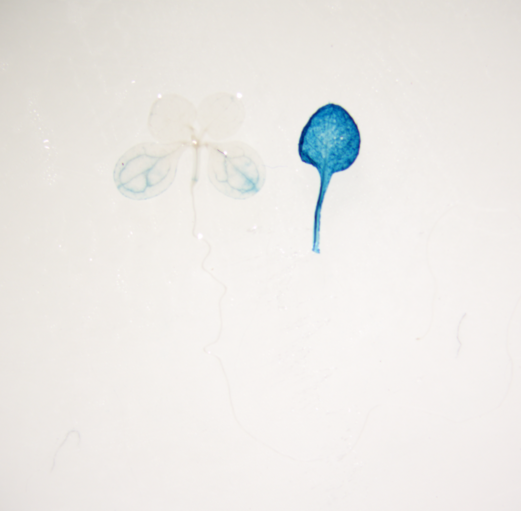
#> input picture example/ninanjie-75-2.tif, 1042 x 1022 px (shown at 1/2 size)
$ python main.py
#> lines starting #> are read from the running program, lines starting #| are printed output that depends on the picture; after the words box and inside, x2 and y2 are one past the last pixel; in counts of white or black regions, pixels touching at a corner belong together; long printed decimals are rounded
#!/usr/bin/python3.10
import argparse

import cv2
import numpy as np
from pathlib import Path

from global_vars import log
from utils import select_polygon, color_calibrate

# todo: color correction test
# todo mode 1 test: single object for each image, manually select positive, negative, targets
# todo mode 2 test: two object for each image, left target, right positive
# todo mode 3 test: two object for each image, left target, right color card
# todo: mode 4 test: select area by mouse
# todo: calculate values, statistic analysis
# todo: GUI
# todo: manual
# todo: manuscript
# todo: use histogram
# todo:calculate blue values, then divide by blue region and total region


# [118 lines left out: functions parse_arg, mode_1, mode_2, mode_3, mode_4, get_single_value, not called in this run]


def get_left_right_value(filtered_result, level_cnt, img):
    (big_external_contours, small_external_contours, inner_contours,
     fake_inner, inner_background) = filtered_result
    # target, ref
    left, right = get_left_right(big_external_contours, level_cnt)
    assert left is not None and right is not None, 'Object and reference not found.'
    left_cnt = level_cnt[left]
    right_cnt = level_cnt[right]
    left_right_mask = list()
    for target in left, right:
        self_index = target[4]
        cnt = level_cnt[target]
        print(target)
        print('self', self_index)
        mask = np.zeros(img.shape[:2], dtype='uint8')
        related_fake_inner = [i for i in fake_inner if i[3] == self_index]
        # related inner background
        related_inner_bg = [i for i in inner_background if i[3] == target[4]]
        cv2.fillPoly(mask, [cnt], (255, 255, 255))
        for i in related_fake_inner:
            cnt_i = level_cnt[i]
            cv2.fillPoly(mask, [cnt_i], (255, 255, 255))
        for j in related_inner_bg:
            cnt_j = level_cnt[j]
            cv2.fillPoly(mask, [cnt_j], (0, 0, 0))
        left_right_mask.append(mask)
    left_mask, right_mask = left_right_mask
    masked_left = cv2.bitwise_and(img, img, mask=left_mask)
    cv2.imshow('mask', 255 - masked_left)
    masked_right = cv2.bitwise_and(img, img, mask=right_mask)
    cv2.imshow('mask2', 255 - masked_right)
    b, g, r = cv2.split(img)
    # todo, 255-b is not real blue part
    left_value, left_std = cv2.meanStdDev(255 - b, mask=left_mask)
    cv2.imshow('mask3', 255 - b)
    right_value, right_std = cv2.meanStdDev(255 - b, mask=right_mask)
    calculate(img, left_mask)
    calculate(img, right_mask)
    return left_value[0][0], left_std[0][0], right_value[0][0], right_std[0][0]


# [19 lines left out: function get_input, not called in this run]


def get_input_demo(input_file='example/ninanjie-ok-75-2.tif'):
    # input_path = 'example/example.png'
    # input_file = 'example/ninanjie-0-1.tif'
    input_file = 'example/ninanjie-75-2.tif'
    # [7 lines of commented-out code are left out]
    img = cv2.imread(input_file)
    log.info(f'Image size: {img.shape}')
    print(img.shape)
    return input_file


def auto_Canny(image, sigma=0.33):
    # compute the median of the single channel pixel intensities
    v = np.median(image)
    # use edited lower bound
    lower = int(max(0, (1.0 - sigma * 2) * v))
    upper = int(min(255, (1.0 + sigma) * v))
    edge = cv2.Canny(image, lower, upper)
    return edge


# [27 lines left out: function threshold, not called in this run]


def get_edge(image):
    # [8 lines of commented-out code are left out]
    img_equalize = image
    # threshold(image)
    edge = auto_Canny(img_equalize)
    # blur edge, not original image
    blur = cv2.GaussianBlur(edge, (5, 5), 0)
    dilate = cv2.dilate(blur, None)
    erode_edge = cv2.erode(dilate, None)
    cv2.imshow('edge', edge)
    # plt.hist(img_equalize, 256)
    # plt.show()
    # cv2.imshow('dilate', dilate)
    return erode_edge


def revert(img):
    return 255 - img


def get_arc_epsilon(max_contour, ratio=0.0001):
    log.info(f'Max contour area: {cv2.contourArea(max_contour)}')
    arc_epsilon = cv2.arcLength(max_contour, True) * ratio
    log.info(f'Set arc epsilon: {arc_epsilon}')
    return arc_epsilon


def get_contour_value(img, cnt):
    # fill contour with (255,255,255)
    mask = np.zeros(img.shape[:2], dtype='uint8')
    cv2.fillPoly(mask, [cnt], (255, 255, 255))
    masked = cv2.bitwise_and(img, img, mask=mask)
    mean, std = cv2.meanStdDev(img, mask=mask)
    return mean[0][0], std[0][0]


def get_background_value(img, external_contours, level_cnt):
    # assume bacground value is greater than negative reference value
    mask = np.ones(img.shape[:2], dtype='uint8')
    for external in external_contours:
        cnt = level_cnt[external]
        cv2.fillPoly(mask, [cnt], (0, 0, 0))
    masked = cv2.bitwise_and(img, img, mask=mask)
    mean, std = cv2.meanStdDev(img, mask=mask)
    # cv2.imshow('Background masked', masked)
    return mean[0][0], std[0][0]


def remove_fake_inner_cnt(img, level_cnt, big_external_contours,
                          external_contours, inner_contours):
    fake_inner = list()
    inner_background = list()
    b, g, r = cv2.split(img)
    revert_b = revert(b)
    # background blue mean
    bg_blue_mean, bg_blue_std = get_background_value(revert_b, external_contours, level_cnt)
    bg_size = img.size
    log.info(f'Whole image: Area {img.size}\t '
             f'Whole blue mean {cv2.meanStdDev(revert_b)}')
    log.info(f'Background masked: Area {bg_size}\t Blue mean {bg_blue_mean}+-std{bg_blue_std}')
    for big in big_external_contours:
        # [next, previous, child, parent, self]
        big_cnt = level_cnt[big]
        big_area = cv2.contourArea(big_cnt)
        self_index = big[4]
        related_inner = [i for i in inner_contours if i[3] == self_index]
        # cv2.imshow('Masked big', masked)
        big_blue_mean, big_blue_std = get_contour_value(revert_b, big_cnt)
        log.info(f'Big region: No.{big[-1]}\t '
                 f'Area: {big_area}\t Blue mean: {big_blue_mean}')
        for inner in related_inner:
            inner_cnt = level_cnt[inner]
            inner_cnt_area = cv2.contourArea(inner_cnt)
            inner_blue_mean, _ = get_contour_value(revert_b, inner_cnt)
            # inner_green_mean, _ = get_contour_value(revert_g, inner_cnt)
            # assert big_blue_mean > bg_blue_mean
            if inner_blue_mean < bg_blue_mean + bg_blue_std:
                log.debug(f'Real background region: No.{inner[-1]}\t '
                          f'Area: {inner_cnt_area}\t'
                          f'Blue mean: {inner_blue_mean}')
                inner_background.append(inner)
            elif inner_blue_mean >= big_blue_mean:
                fake_inner.append(inner)
    return fake_inner, inner_background


def filter_contours(img, level_cnt: dict) -> (list, list, list):
    """
    Args:
        img: original image
        level_cnt(dict):
    Returns:
        big:
        small:
        inner:
        fake_inner:
        inner_background:
    """
    external_contours = list()
    inner_contours = list()
    for level, cnt in level_cnt.items():
        next_, previous_, first_child, parent, self_ = level
        # -1 means no parent -> external
        if parent == -1:
            external_contours.append(level)
        else:
            inner_contours.append(level)
    external_contours.sort(key=lambda key: cv2.contourArea(level_cnt[key]),
                           reverse=True)
    # a picture only contains at most TWO target (sample and reference)
    big_external_contours = external_contours[:2]
    try:
        small_external_contours = external_contours[2:]
    except IndexError:
        small_external_contours = list()
    fake_inner, inner_background = remove_fake_inner_cnt(
        img, level_cnt, big_external_contours, external_contours, inner_contours)
    return (big_external_contours, small_external_contours, inner_contours,
            fake_inner, inner_background)


def get_left_right(big_external_contours, level_cnt):
    """
    Left is target, right is ref
    Split images to left and right according to bounding rectangle of
    external contours.
    Args:
        big_external_contours:
        level_cnt:
    Returns:
        left:
        right:
    Return None for errors.
    """
    left = None
    right = None
    if len(big_external_contours) == 0:
        log.error('Cannot find targets in the image.')
    elif len(big_external_contours) == 1:
        left = big_external_contours[0]
        log.info('Only detected one target in the image.')
    else:
        left, right = big_external_contours
        x1, y1, w1, h1 = cv2.boundingRect(level_cnt[left])
        x2, y2, w2, h2 = cv2.boundingRect(level_cnt[right])
        # opencv axis: 0->x, 0|vy
        if x1 > x2:
            left, right = right, left
            log.debug('Exchange left and right.')
            x1, y1, w1, h1, x2, y2, w2, h2 = x2, y2, w2, h2, x1, y1, w1, h1
        if x1 + w1 > x2:
            if y1 > y2:
                y1, h1, y2, h2 = y2, h2, y1, h1
            if y1 + h1 > y2:
                # todo: show error in window
                log.error('Target and reference are overlapped!')
                # left = right = None
    return left, right


# [7 lines left out: function show_channel, not called in this run]


def hex2bgr(hex_str: str):
    """
    Args:
        hex_str: #FFFFFF
    Returns:
        255, 255, 255
    """
    hex2 = hex_str.removeprefix('#')
    r = int('0x' + hex2[0:2].lower(), base=16)
    g = int('0x' + hex2[2:4].lower(), base=16)
    b = int('0x' + hex2[4:6].lower(), base=16)
    return b, g, r


def draw_images(filtered_result, level_cnt, img):
    def drawing(levels, color):
        line_width = 2
        for level in levels:
            cnt = level_cnt[level]
            min_rect = cv2.minAreaRect(cnt)
            min_rect_points = np.int0(cv2.boxPoints(min_rect))
            x, y, w, h = cv2.boundingRect(cnt)
            approx = cv2.approxPolyDP(cnt, arc_epsilon, True)
            # b,g,r
            cv2.rectangle(img_dict['rectangle'], (x, y), (x + w, y + h),
                          color, line_width)
            cv2.drawContours(img_dict['min_area_rectangle'],
                             [min_rect_points], 0, color, line_width)
            cv2.polylines(img_dict['polyline'], [approx], True, color,
                          line_width)
            cv2.fillPoly(img_dict['fill'], [approx], color)

    (big_external_contours, small_external_contours, inner_contours,
     fake_inner, real_background) = filtered_result
    arc_epsilon = get_arc_epsilon(level_cnt[big_external_contours[0]])
    b, g, r = cv2.split(img)
    img_dict = dict()
    img_dict['raw'] = img
    img_dict['rectangle'] = img.copy()
    img_dict['min_area_rectangle'] = img.copy()
    img_dict['polyline'] = img.copy()
    img_dict['fill'] = img.copy()
    # img_dict['edge'] = edge
    # img_dict['revert_blue'] = 255 - b
    color_blue = hex2bgr('#4d96ff')
    color_green = hex2bgr('#6bcb77')
    color_red = hex2bgr('#ff6b6b')
    color_yellow = hex2bgr('#ffd93d')
    drawing(big_external_contours, color_blue)
    drawing(small_external_contours, color_red)
    drawing(inner_contours, color_yellow)
    drawing(fake_inner, color_green)
    drawing(real_background, color_red)
    for title, image in img_dict.items():
        cv2.imshow(title, image)
    return img_dict


def get_real_blue(original_image):
    # todo, 255-b is not real blue part
    b, g, r = cv2.split(original_image)
    revert_b = revert(b)
    return revert_b


def calculate(original_image, target_mask, neg_ref_value=32, pos_ref_value=255):
    """
    Calculate given region's value.
    Args:
        original_image: original BGR image
        target_mask: mask of target region
        pos_ref_value: positive reference value for up threshold
        neg_ref_value: negative reference value for down threshold
    Returns:
    """
    # todo: remove green
    # todo: use violin plot to show result, black edge line, white total area,
    # blue express area
    b, g, r = cv2.split(original_image)
    revert_b = get_real_blue(original_image)
    # make sure express ratio <= 100%
    revert_b[revert_b>pos_ref_value] = pos_ref_value
    zero = np.zeros(original_image.shape[:2], dtype='uint8')

    express_mask = target_mask.copy()
    express_mask[revert_b < neg_ref_value] = 0

    cv2.imshow('target mask', target_mask)
    # cv2.contourArea return different value with np.count_nonzero
    total_area = np.count_nonzero(target_mask)
    express_area = np.count_nonzero(express_mask)
    express_ratio = express_area / total_area
    # todo: test if same

    total_masked = cv2.bitwise_and(original_image, original_image, mask=target_mask)
    total_value, total_std = cv2.meanStdDev(revert_b, mask=target_mask)
    express_value, express_std = cv2.meanStdDev(revert_b, mask=express_mask)
    print('total_area, express_area')
    print(total_area, express_area)
    print('total_value, express_value, express_ratio')
    print(total_value, express_value, express_ratio)
    print(total_value[0][0], total_std[0][0])
    result = None
    return result


# [19 lines left out: function split_image, not called in this run]


def get_contour(img_file):
    # .png .jpg .tiff
    img = cv2.imread(img_file)
    # show_channel(img)
    b, g, r = cv2.split(img)
    # reverse to get better edge
    # use green channel
    # todo: g or b
    revert_img = revert(g // 2 + r // 2)
    # revert_img = revert(g)
    edge = get_edge(revert_img)
    # APPROX_NONE to avoid omitting dots
    contours, raw_hierarchy = cv2.findContours(edge, cv2.RETR_TREE,
                                               cv2.CHAIN_APPROX_NONE)
    hierarchy = list()
    # raw hierarchy is [[[1,1,1,1]]]
    for index, value in enumerate(raw_hierarchy[0]):
        # [next, previous, child, parent, self]
        new_value = np.append(value, index)
        hierarchy.append(new_value)
    level_cnt = dict()
    for key, value in zip(hierarchy, contours):
        level_cnt[tuple(key)] = value
    filtered_result = filter_contours(img, level_cnt)
    return filtered_result, level_cnt, img


# [10 lines left out: function main, not called in this run]


def demo():
    input_file = get_input_demo()
#> in get_input_demo, img is the input picture: shape (1022, 1042, 3); mean B, G, R 230.5, 233.6, 235.8
#| (1022, 1042, 3)
    # .png .jpg .tiff
    filtered_result, level_cnt, img = get_contour(input_file)
#> in revert, `return 255 - img`:
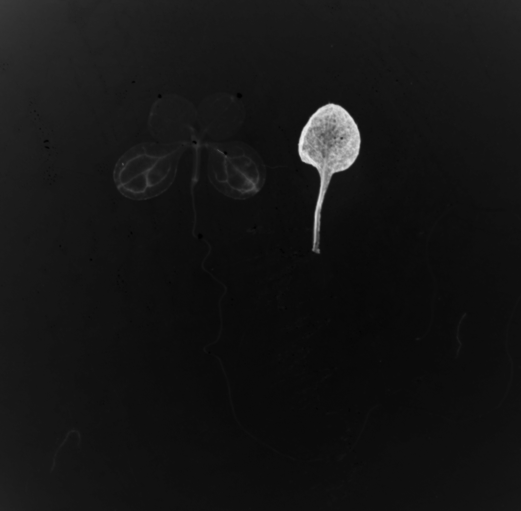
#> returned value: shape (1022, 1042) (shown at 1/2 size); min 1, max 244, mean 20.8
#> in auto_Canny, `v = np.median(image)`: v = 17
#> in auto_Canny, `lower = int(max(0, (1.0 - sigma * 2) * v))`: lower = 5
#> in auto_Canny, `upper = int(min(255, (1.0 + sigma) * v))`: upper = 22
#> in auto_Canny, `edge = cv2.Canny(image, lower, upper)`:
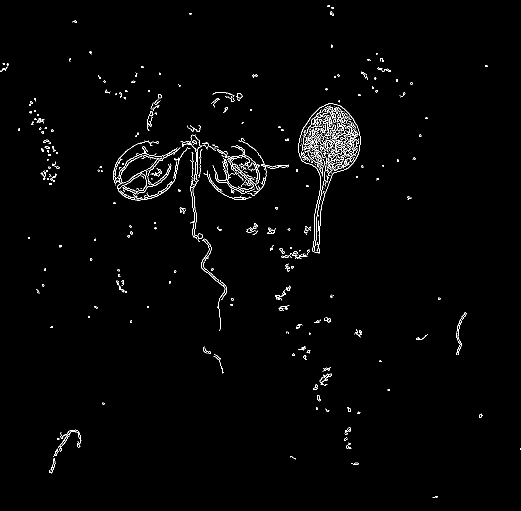
#> edge: shape (1022, 1042) (shown at 1/2 size); 1.4% white in thin lines or dots
#> in get_edge, `dilate = cv2.dilate(blur, None)`:
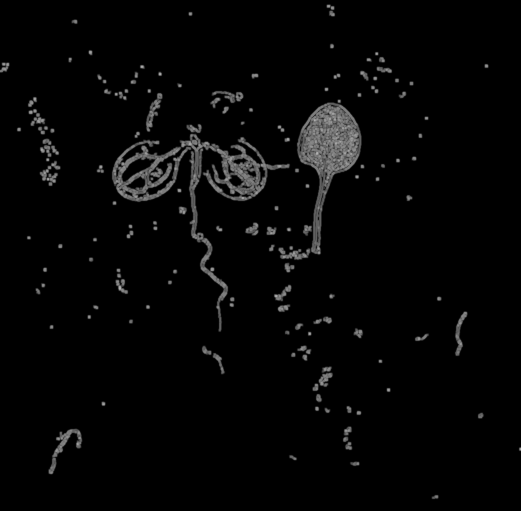
#> dilate: shape (1022, 1042) (shown at 1/2 size); min 0, max 177, mean 5.9
#> in get_contour, `contours, raw_hierarchy = cv2.findContours(edge, cv2.RETR_TREE, cv2.CH..`: contours = 146 contours, 3 with area under 20; largest, box (x1, y1, x2, y2) and area: (224, 248, 580, 664) 29660, (556, 199, 723, 520) 18112, (402, 295, 452, 364) 1946, (97, 857, 165, 949) 1538, (294, 294, 372, 390) 1495; raw_hierarchy = 146 rows, first 6: [1, -1, -1, -1], [2, 0, -1, -1], [3, 1, -1, -1], [4, 2, -1, -1], [5, 3, -1, -1], [6, 4, -1, -1]
#> the loop in get_contour, `for index, value in enumerate(raw_hierarchy[0]):` made 146 passes
#> new_value on passes 1 to 8: [1, -1, -1, -1, 0], [2, 0, -1, -1, 1], [3, 1, -1, -1, 2], [4, 2, -1, -1, 3], [5, 3, -1, -1, 4], [6, 4, -1, -1, 5], [7, 5, -1, -1, 6], [8, 6, -1, -1, 7]
#> the loop in get_contour, `for key, value in zip(hierarchy, contours):` made 146 passes
#> after the loop in get_contour, `for key, value in zip(hierarchy, contours):`: level_cnt = 146 items
#> the loop in filter_contours, `for level, cnt in level_cnt.items():` made 146 passes
#> (level, next_, previous_, first_child, parent) on passes 1 to 8: ((1, -1, -1, -1, 0), 1, -1, -1, -1), ((2, 0, -1, -1, 1), 2, 0, -1, -1), ((3, 1, -1, -1, 2), 3, 1, -1, -1), ((4, 2, -1, -1, 3), 4, 2, -1, -1), ((5, 3, -1, -1, 4), 5, 3, -1, -1), ((6, 4, -1, -1, 5), 6, 4, -1, -1), ((7, 5, -1, -1, 6), 7, 5, -1, -1), ((8, 6, -1, -1, 7), 8, 6, -1, -1)
#> after the loop in filter_contours, `for level, cnt in level_cnt.items():`: external_contours = 123 items, first 6: (1, -1, -1, -1, 0), (2, 0, -1, -1, 1), (3, 1, -1, -1, 2), (4, 2, -1, -1, 3), (5, 3, -1, -1, 4), (6, 4, -1, -1, 5); inner_contours = 23 items, first 6: (-1, -1, -1, 14, 15), (83, -1, -1, 81, 82), (84, 82, -1, 81, 83), (85, 83, -1, 81, 84), (86, 84, -1, 81, 85), (87, 85, -1, 81, 86)
#> in filter_contours, `big_external_contours = external_contours[:2]`: big_external_contours = [(104, 80, 82, -1, 81), (110, 108, -1, -1, 109)]
#> in filter_contours, `small_external_contours = external_contours[2:]`: small_external_contours = 121 items, first 6: (5, 3, -1, -1, 4), (114, 112, -1, -1, 113), (71, 69, -1, -1, 70), (16, 13, 15, -1, 14), (31, 29, -1, -1, 30), (74, 72, -1, -1, 73)
#> the loop in get_background_value, `for external in external_contours:` made 123 passes
#> after the loop in get_background_value, `for external in external_contours:`:
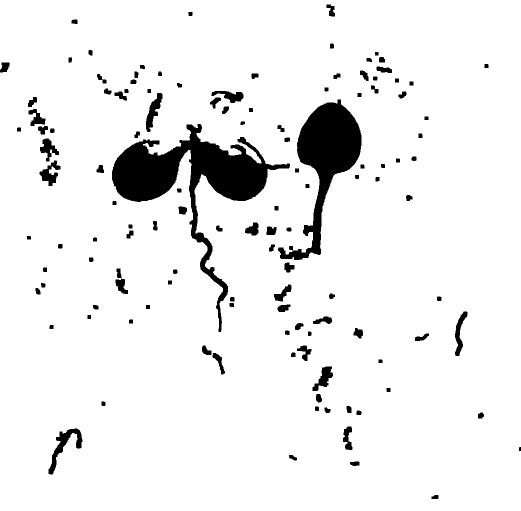
#> mask: shape (1022, 1042) (shown at 1/2 size); values 0 (black) and 1 (white), 93.3% white; 123 black regions, largest, box (x1, y1, x2, y2) and area: (224, 248, 580, 664) 30681, (556, 199, 723, 520) 18596, (97, 857, 165, 949) 1701
#> in get_background_value, `mean, std = cv2.meanStdDev(img, mask=mask)`: mean = [23.56]; std = [8.63]
#> in remove_fake_inner_cnt, `bg_blue_mean, bg_blue_std = get_background_value(revert_b, external_co..`: bg_blue_mean = 23.56; bg_blue_std = 8.63
#> the loop in remove_fake_inner_cnt, `for big in big_external_contours:` made 2 passes
#> (big, big_area, self_index, big_blue_mean, big_blue_std) on passes 1 to 2: ((104, 80, 82, -1, 81), 29659.5, 81, 32.75, 8.18), ((110, 108, -1, -1, 109), 18112.5, 109, 62.81, 26.85)
#> pass 1, in get_contour_value (call 3), `masked = cv2.bitwise_and(img, img, mask=mask)`:
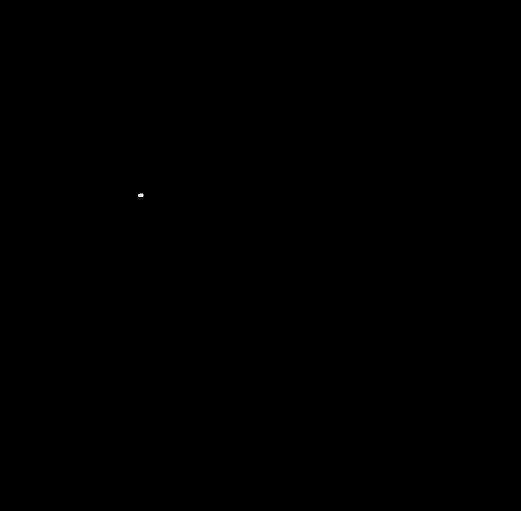
#> masked: shape (1022, 1042) (shown at 1/2 size); min 0, max 34, mean 0; drawn with min black and max white
#> after the loop in remove_fake_inner_cnt, `for big in big_external_contours:`: fake_inner = 12 items, first 6: (87, 85, -1, 81, 86), (88, 86, -1, 81, 87), (90, 88, -1, 81, 89), (92, 90, -1, 81, 91), (93, 91, -1, 81, 92), (95, 93, -1, 81, 94); inner_background = [(83, -1, -1, 81, 82), (84, 82, -1, 81, 83), (86, 84, -1, 81, 85), (89, 87, -1, 81, 88), (91, 89, -1, 81, 90), (94, 92, -1, 81, 93), (100, 98, -1, 81, 99)]
#> in get_contour, `filtered_result = filter_contours(img, level_cnt)`: filtered_result = 5 items
#> filtered_result = 5 items; level_cnt = 146 items
    img_dict = draw_images(filtered_result, level_cnt, img)
#> in draw_images, `(big_external_contours, small_external_contours, inner_contours, fake_..`: big_external_contours = [(104, 80, 82, -1, 81), (110, 108, -1, -1, 109)]; real_background has the same summary as inner_background in remove_fake_inner_cnt
#> in get_arc_epsilon, `arc_epsilon = cv2.arcLength(max_contour, True) * ratio`: arc_epsilon = 0.231
#> the loop in drawing, `for level in levels:` made 2 passes
#> (level, min_rect, min_rect_points, x, y, w, h) on passes 1 to 2: ((104, 80, 82, -1, 81), ((363, 427.2), (378.2, 325.7), -67.33), [[440, 664], [139, 538], [285, 189], [586, 315]], 224, 248, 356, 416), ((110, 108, -1, -1, 109), ((644.9, 362.2), (334, 127.4), -79.84), [[678, 537], [552, 515], [611, 186], [737, 209]], 556, 199, 167, 321)
#> the loop in drawing (call 2), `for level in levels:` made 121 passes
#> level on passes 9 to 16: (107, 105, -1, -1, 106), (6, 4, -1, -1, 5), (40, 38, -1, -1, 39), (57, 55, -1, -1, 56), (20, 18, -1, -1, 19), (18, 16, -1, -1, 17), (29, 27, -1, -1, 28), (54, 52, -1, -1, 53)
#> the loop in draw_images, `for title, image in img_dict.items():` made 5 passes
    a, b, c, d = get_left_right_value(filtered_result, level_cnt, img)
#> the loop in get_left_right_value, `for target in left, right:` made 2 passes
#> (printed output is left out)
#> after the loop in get_left_right_value, `for target in left, right:`:
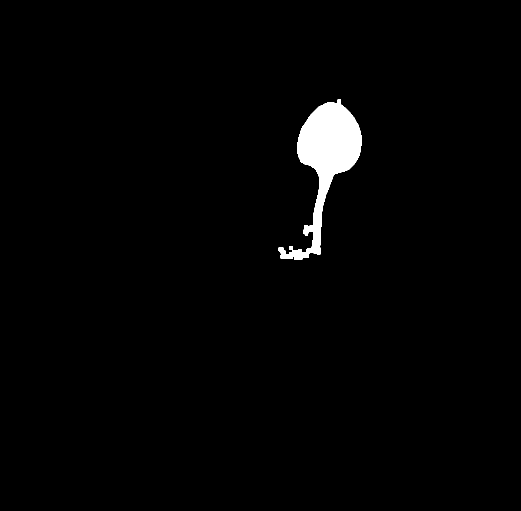
#> mask: shape (1022, 1042) (shown at 1/2 size); 1.7% white; 1 white region, box (x1, y1, x2, y2) and area: (556, 199, 723, 520) 18596
#| 27118 16904
#| [[33.156]] [[38.225]] 0.6233
#| 33.156 8.508
#> call 2 of calculate, with neg_ref_value = 32, pos_ref_value = 255
#> in calculate (call 2), `express_mask[revert_b < neg_ref_value] = 0`:
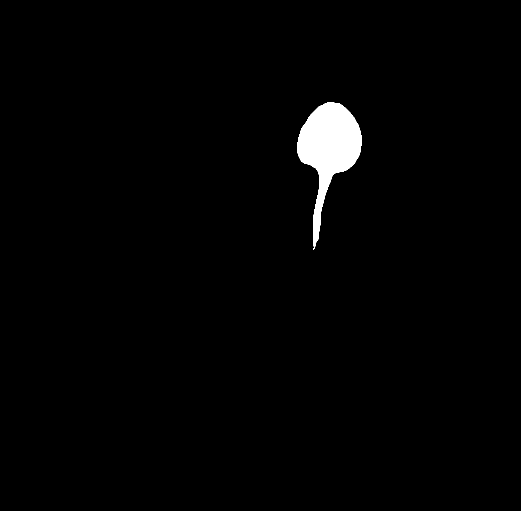
#> express_mask: shape (1022, 1042) (shown at 1/2 size); 1.5% white; 1 white region, box (x1, y1, x2, y2) and area: (595, 205, 723, 500) 16211
#| 18596 16211
#| [[62.812]] [[69.242]] 0.8717
#| 62.812 26.848
    x = ['target', 'reference']
    print(a, b, c, d)
#| 33.156 8.508 62.812 26.848
    # [8 lines of commented-out code are left out]
    cv2.waitKey(0)
    cv2.destroyAllWindows()


if __name__ == '__main__':
    demo()
